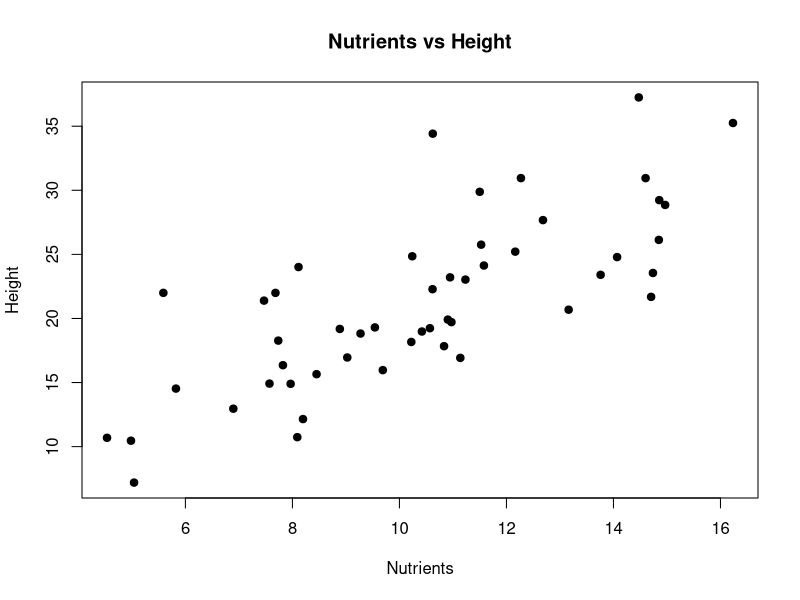
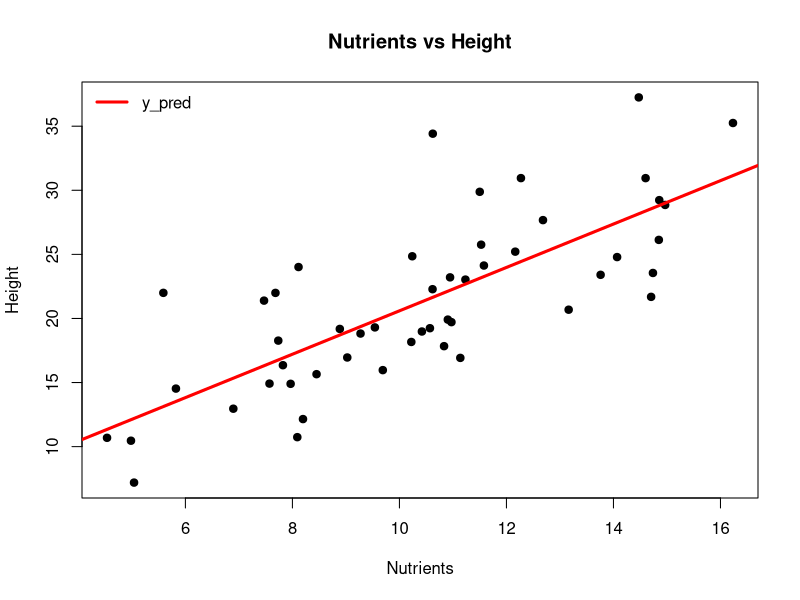
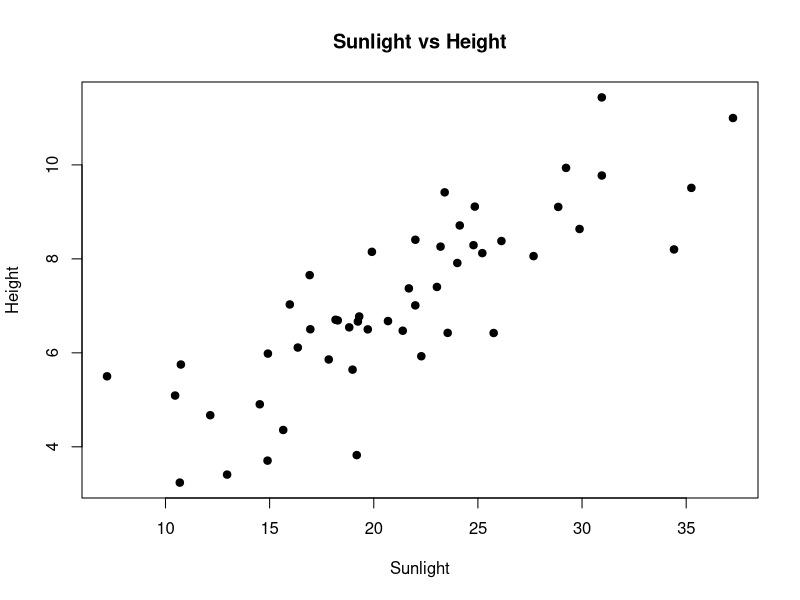
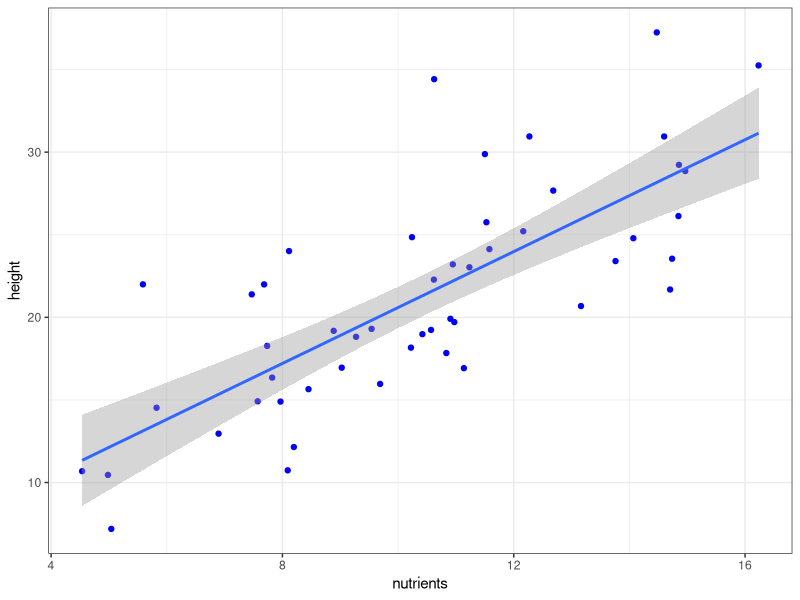

Here is the R script that generated these plots, in order:
## ---- chunk 1
knitr::opts_chunk$set(echo = TRUE)
library(dplyr)
library(tidyr)
library(ggplot2)
## ---- chunk 2
nutrients <- rnorm(50, mean = 10, sd = 3)
height <- 2 * nutrients + rnorm(50, mean = 0, sd = 5)

data_plant_nutrient <- data.frame(nutrients, height)
## ---- chunk 3
plot(nutrients, height, main = "Nutrients vs Height",
     xlab = "Nutrients", ylab = "Height",
     pch=19)
## ---- chunk 4
model <- lm(height ~ nutrients, data = data_plant_nutrient)
model
## ---- chunk 5
plot(nutrients, height, main = "Nutrients vs Height",
     xlab = "Nutrients", ylab = "Height",
     pch=19)
abline(model, col = "red", lwd=3)
legend("topleft",
       legend = c("y_pred"),
       col = c('red'),
       bty = 'n', lwd=3)
## ---- chunk 6
summary_model = summary(model)
summary_model
## ---- chunk 7
# model$coefficients
coefficients(model)
## ---- chunk 8
# summary_model$coefficients[,3:4]
summary_model$coefficients
## ---- chunk 9
summary_model$sigma
## ---- chunk 10
summary_model$r.squared
## ---- chunk 11
summary_model$adj.r.squared
## ---- chunk 12
# pf(summary_model$fstatistic[1], summary_model$fstatistic[2], 
   # summary_model$fstatistic[3], lower.tail = FALSE)

summary_model$fstatistic
## ---- chunk 13
anova(model)
## ---- chunk 14
sunlight_hrs = rep(5:9, each=10) + rnorm(50, 0, 1)
data_plant_nutrient = data_plant_nutrient %>% arrange(height) %>%  cbind(sunlight_hrs)
data_plant_nutrient %>% str()
## ---- chunk 15
plot(data_plant_nutrient$height, data_plant_nutrient$sunlight_hrs, 
     main = "Sunlight vs Height",
     xlab = "Sunlight", ylab = "Height",
     pch=19)
## ---- chunk 16
model_mullti = lm(height ~ sunlight_hrs + nutrients, data = data_plant_nutrient)
summary(model_mullti)
## ---- chunk 17
# model_mullti = lm(height ~ nutrients + sunlight_hrs + nutrients:sunlight_hrs, data = data_plant_nutrient)
model_mullti_interact = lm(height ~ nutrients * sunlight_hrs, data = data_plant_nutrient)
summary(model_mullti_interact)
## ---- chunk 18
anova(model, model_mullti_interact)
## ---- chunk 19
data_plant_nutrient %>% 
  ggplot(aes(x=nutrients, y=height)) +
  geom_point(col='blue', show.legend = T) +
  geom_smooth(formula = y ~ x, method = 'lm', show.legend = T) + ## <---- creates model and plots the line
  theme_bw()
